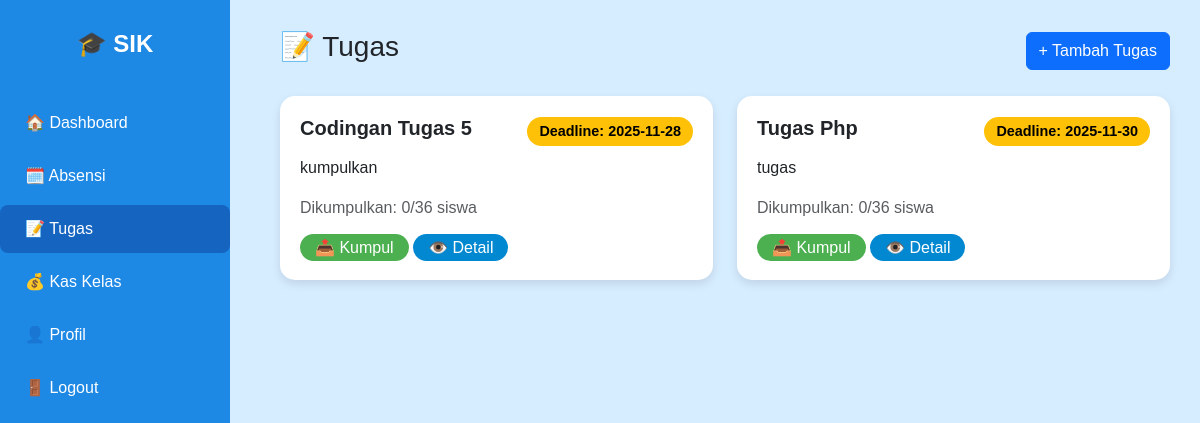
The page /tugas.php (signed in) on the database its author committed.
### tables this page shows
CREATE TABLE `tugas` (
  `id` int(11) NOT NULL,
  `judul` varchar(100) DEFAULT NULL,
  `deskripsi` text DEFAULT NULL,
  `deadline` date DEFAULT NULL,
  `jumlah_dikumpul` int(11) DEFAULT 0,
  `total_siswa` int(11) DEFAULT 25
);

### tugas.php (the view, shortened to what this page needs)
<?php
include "koneksi.php";
$result = mysqli_query($koneksi, "SELECT * FROM tugas ORDER BY id DESC");
?>
<!DOCTYPE html>
<html lang="id">
<head>
<link href="https://cdn.jsdelivr.net/npm/bootstrap@5.3.3/dist/css/bootstrap.min.css" rel="stylesheet">
</head>
<body>
<div class="sidebar">
  <h4>🎓 SIK</h4>
  <a href="dashboard.php">🏠 Dashboard</a>
  <a href="absensi.php">🗓️ Absensi</a>
  <a href="tugas.php" class="active">📝 Tugas</a>
  <a href="kas.php">💰 Kas Kelas</a>
  <a href="profil.php">👤 Profil</a>
  <a href="logout.php">🚪 Logout</a>
</div>
<div class="main-content">
  <div class="d-flex justify-content-between align-items-center mb-4">
    <h3>📝 Tugas</h3>
    <?php if ($_SESSION['role'] == 'admin'): ?>
      <a href="tugas_tambah.php" class="btn btn-primary">+ Tambah Tugas</a>
    <?php endif; ?>
  </div>
  <div class="row">
    <?php while($row = mysqli_fetch_assoc($result)): ?>
      <div class="col-md-6 mb-4">
        <div class="task-card">
          <div class="d-flex justify-content-between align-items-center mb-2">
            <h5><strong><?= htmlspecialchars($row['judul']) ?></strong></h5>
            <span class="deadline">Deadline: <?= htmlspecialchars($row['deadline']) ?></span>
          </div>
          <p><?= htmlspecialchars($row['deskripsi']) ?></p>
          <p class="text-muted">Dikumpulkan: <?= htmlspecialchars($row['jumlah_dikumpul']) ?>/<?= htmlspecialchars($row['total_siswa']) ?> siswa</p>
          <div>
            <a href="#" class="btn-kumpul">📤 Kumpul</a>
            <a href="#" class="btn-detail">👁️ Detail</a>
          </div>
        </div>
      </div>
    <?php endwhile; ?>
  </div>
</div>
</body>
</html>

### tugas.php (style rules this page uses)
body { background: #d6ecff; font-family: 'Poppins', sans-serif; }
.sidebar { position: fixed; top: 0; left: 0; height: 100%; width: 230px; background: #1e88e5; color: white; padding-top: 30px; }
.sidebar h4 { text-align: center; font-weight: bold; margin-bottom: 40px; }
.sidebar a { display: block; padding: 12px 25px; color: white; text-decoration: none; font-weight: 500; margin: 5px 0; transition: 0.3s; }
.sidebar a:hover, .sidebar a.active { background: #1565c0; border-radius: 8px; }
.main-content { margin-left: 250px; padding: 30px; }
.task-card { background: white; border-radius: 15px; box-shadow: 0 4px 10px rgba(0,0,0,0.1); padding: 20px; margin-bottom: 20px; }
.deadline { background: #ffc107; color: #000; border-radius: 20px; padding: 4px 12px; font-weight: 600; font-size: 0.9rem; }
.btn-kumpul { background-color: #4caf50; color: white; border-radius: 20px; padding: 5px 15px; text-decoration: none; }
.btn-detail { background-color: #0288d1; color: white; border-radius: 20px; padding: 5px 15px; text-decoration: none; }

### rows shown on the page
tugas: judul "Codingan Tugas 5", deadline "2025-11-28", deskripsi "kumpulkan", jumlah_dikumpul "0", total_siswa "36"
tugas: judul "Tugas Php", deadline "2025-11-30", deskripsi "tugas", jumlah_dikumpul "0", total_siswa "36"
